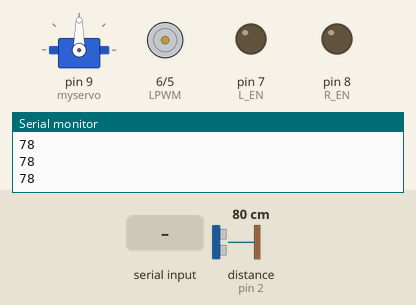
This sketch was run on a simulated Arduino Uno, built with avr-gcc and run on an emulated ATmega328P. On the bench: servo, motor-driver pin pairs drawn as motors (green arrow = first pin HIGH = forward, orange = second pin HIGH = backward, longer = more drive), output pins drawn as LEDs (lit = HIGH), the last lines printed to the serial monitor. Wiring (inferred from the names in the program): ultrasonic range finder: trigger pin 12; echo pin 2. The test bench sets the inputs (shaded band); at power-on: distance to the obstacle (sensor on pin 2) 80 cm. The echo pulse lasts 58.3 µs per cm; pins used as bus, display or sensor lines are not drawn.

Above: at 2.2 s.
2.3 s: distance to the obstacle (sensor on pin 2) set to 23 cm
3.8 s: distance to the obstacle (sensor on pin 2) set to 19 cm
At 4.2 s:
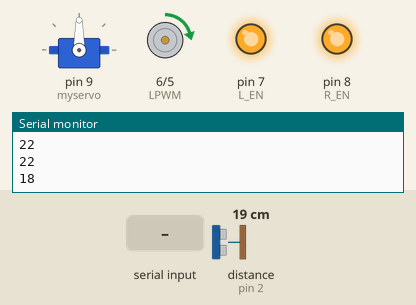
6.8 s: distance to the obstacle (sensor on pin 2) set to 35 cm
At 7.8 s:
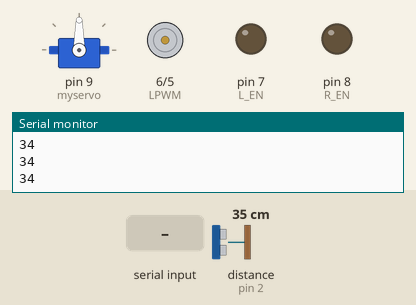
8.3 s: "0" received over Serial
At 10.4 s:
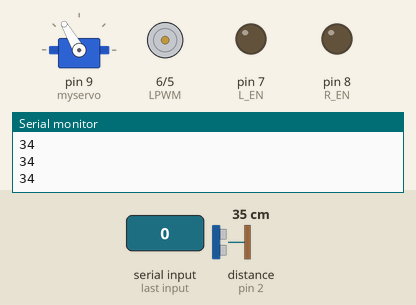
10.8 s: "1" received over Serial
At 12.3 s:
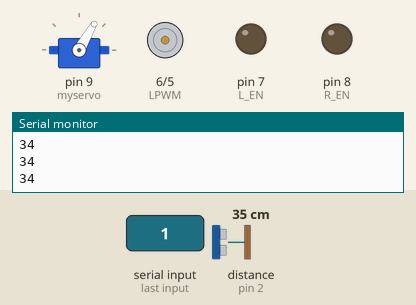
13.3 s: "2" received over Serial
At 13.6 s:
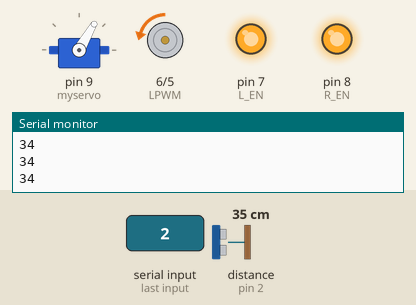
Timing chart, 0 to 17.3 s (numbered marks = the images above; inputs shaded):
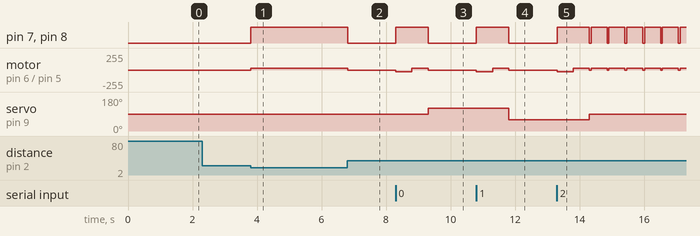

Measured:
- the behaviour switches between 21 and 20 cm on distance to the obstacle (sensor on pin 2) (found by bisection; images 0 and 1)
- after the input at 3.8 s, pin 7 (L_EN), pin 8 (R_EN): LOW → HIGH at once; motor on pin 6 (LPWM) / pin 5 (RPWM): stopped → forward 25/255 at once
- after the input at 6.8 s, pin 7 (L_EN), pin 8 (R_EN): HIGH → LOW at once; motor on pin 6 (LPWM) / pin 5 (RPWM): forward 25/255 → stopped at once
- after the input at 8.3 s, pin 7 (L_EN), pin 8 (R_EN): LOW → HIGH at once, → LOW 1.0 s later; motor on pin 6 (LPWM) / pin 5 (RPWM): stopped → backward 25/255 at once, → forward 25/255 0.50 s later, → stopped 0.50 s later; servo on pin 9 (myservo): 90° → 120° after 1.0 s
- after the input at 10.8 s, pin 7 (L_EN), pin 8 (R_EN): LOW → HIGH at once, → LOW 1.0 s later; motor on pin 6 (LPWM) / pin 5 (RPWM): stopped → backward 25/255 at once, → forward 25/255 0.50 s later, → stopped 0.50 s later; servo on pin 9 (myservo): 120° → 60° after 1.0 s
- after the input at 13.3 s, pin 7 (L_EN), pin 8 (R_EN): LOW → HIGH at once, then repeats every 0.55 s: LOW 0.05 s, HIGH 0.50 s; motor on pin 6 (LPWM) / pin 5 (RPWM): stopped → backward 25/255 at once, then repeats every 0.55 s: forward 25/255 0.50 s, stopped 0.05 s; servo on pin 9 (myservo): 60° → 90° after 1.0 s

The sketch:

motor.ino
```cpp
#include <Servo.h>
char t;
Servo myservo;  // create servo object to control a servo
// twelve servo objects can be created on most boards
String in_chars = "";
int pos = 0;    // variable to store the servo position
// defines variables
long duration;
int distance;
int RPWM=5;
int LPWM=6;
// timer 0
int L_EN=7;
int R_EN=8;
int data;
int ledState = LOW;

// defines pins numbers
const int trigPin = 12;
const int echoPin = 2;

void setup() {
   //put your setup code here, to run once:
  pinMode(trigPin, OUTPUT); // Sets the trigPin as an Output
  pinMode(echoPin, INPUT); // Sets the echoPin as an Input
  for(int i=5;i<9;i++){
   pinMode(i,OUTPUT);
  }
   for(int i=5;i<9;i++){
   digitalWrite(i,LOW);
  }
   delay(1000);
    Serial.begin(9600);
    myservo.attach(9);
  }
  void loop() {
  // put your main code here, to run repeatedly:
//  Serial.println("EN High");
 digitalWrite(trigPin, LOW);
  delayMicroseconds(2);
  // Sets the trigPin on HIGH state for 10 micro seconds
  digitalWrite(trigPin, HIGH);
  delayMicroseconds(10);
  digitalWrite(trigPin, LOW);
  // Reads the echoPin, returns the sound wave travel time in microseconds
  duration = pulseIn(echoPin, HIGH);
  // Calculating the distance
  distance = duration * 0.034 / 2;
  // Prints the distance on the Serial Monitor
  Serial.println(distance);
  if(distance<20){
     myservo.write(90);
//    delay(1000);
    digitalWrite(R_EN,HIGH);
 digitalWrite(L_EN,HIGH);
 analogWrite(RPWM,0);
 analogWrite(LPWM,25);
 delay(500);
 digitalWrite(R_EN,LOW);
  digitalWrite(L_EN,LOW);
  analogWrite(RPWM,0);
  analogWrite(LPWM,0);
  }else{
    while(Serial.available())
  {
    digitalWrite(R_EN,HIGH);
 digitalWrite(L_EN,HIGH);
 analogWrite(RPWM,25);
// analogWrite(LPWM,25);
 delay(500);
 analogWrite(RPWM,0);
 digitalWrite(R_EN,HIGH);
 digitalWrite(L_EN,HIGH);
 analogWrite(LPWM,25);
 delay(500);
 digitalWrite(R_EN,LOW);
  digitalWrite(L_EN,LOW);
  analogWrite(LPWM,0);
//    digitalWrite(R_EN,HIGH);
//  digitalWrite(L_EN,HIGH);
//  analogWrite(RPWM,35);
    data = Serial.read();
  }
  }

if (data == '0')
  {
//    ledState = HIGH;
    myservo.write(120);
//    delay(1000);
////    digitalWrite(R_EN,HIGH);
////  digitalWrite(L_EN,HIGH);
////  analogWrite(RPWM,150);
  }
  else if (data == '1')
  {
//    ledState = LOW;
    myservo.write(60);
//    delay(1000);
  }else if (data == '2')
  {
//    ledState = LOW;
    myservo.write(90);
//    delay(1000);
    digitalWrite(R_EN,LOW);
 digitalWrite(L_EN,LOW);
 analogWrite(RPWM,0);
// analogWrite(LPWM,25);
 delay(50);
 digitalWrite(R_EN,HIGH);
 digitalWrite(L_EN,HIGH);
 analogWrite(LPWM,25);
 delay(500);
 digitalWrite(R_EN,LOW);
  digitalWrite(L_EN,LOW);
  analogWrite(LPWM,0);

  }
}
```
